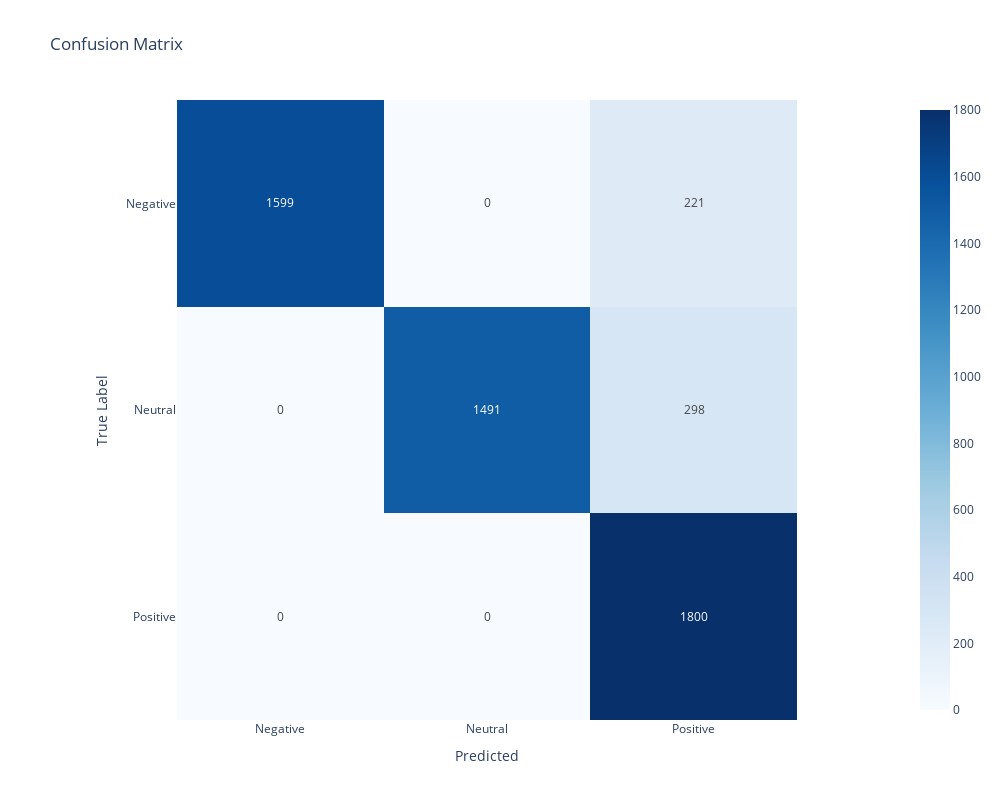

Notebook code for this chart:
### Code cell
model.report(y_pred, class_labels)

### Figure 1 — Plotly figure (JSON) as saved in the notebook; plotly's stock layout.template omitted (floating-point values rounded to 4 significant figures)
{"data": [{"coloraxis": "coloraxis", "hovertemplate": "Predicted: %{x}<br>True Label: %{y}<br>color: %{z}<extra></extra>", "name": "0", "texttemplate": "%{z}", "type": "heatmap", "x": ["Negative", "Neutral", "Positive"], "xaxis": "x", "y": ["Negative", "Neutral", "Positive"], "yaxis": "y", "z": [[1599, 0, 221], [0, 1491, 298], [0, 0, 1800]]}], "layout": {"coloraxis": {"colorscale": [[0, "rgb(247,251,255)"], [0.125, "rgb(222,235,247)"], [0.25, "rgb(198,219,239)"], [0.375, "rgb(158,202,225)"], [0.5, "rgb(107,174,214)"], [0.625, "rgb(66,146,198)"], [0.75, "rgb(33,113,181)"], [0.875, "rgb(8,81,156)"], [1, "rgb(8,48,107)"]]}, "height": 800, "title": {"text": "Confusion Matrix"}, "width": 1000, "xaxis": {"anchor": "y", "constrain": "domain", "domain": [0, 1], "scaleanchor": "y", "title": {"text": "Predicted"}}, "yaxis": {"anchor": "x", "autorange": "reversed", "constrain": "domain", "domain": [0, 1], "title": {"text": "True Label"}}}}
